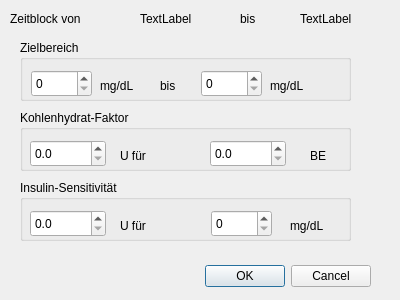
<?xml version="1.0" encoding="UTF-8"?>
<ui version="4.0">
 <class>dlgTimeBlockEdit</class>
 <widget class="QDialog" name="dlgTimeBlockEdit">
  <property name="windowModality">
   <enum>Qt::ApplicationModal</enum>
  </property>
  <property name="geometry">
   <rect>
    <x>0</x>
    <y>0</y>
    <width>400</width>
    <height>300</height>
   </rect>
  </property>
  <property name="windowTitle">
   <string>Dialog</string>
  </property>
  <widget class="QDialogButtonBox" name="buttonBox">
   <property name="geometry">
    <rect>
     <x>30</x>
     <y>260</y>
     <width>341</width>
     <height>32</height>
    </rect>
   </property>
   <property name="orientation">
    <enum>Qt::Horizontal</enum>
   </property>
   <property name="standardButtons">
    <set>QDialogButtonBox::Cancel|QDialogButtonBox::Ok</set>
   </property>
  </widget>
  <widget class="QLabel" name="lblTextFrom">
   <property name="geometry">
    <rect>
     <x>10</x>
     <y>10</y>
     <width>111</width>
     <height>18</height>
    </rect>
   </property>
   <property name="text">
    <string>Zeitblock von</string>
   </property>
  </widget>
  <widget class="QLabel" name="lblTmBlkFrom">
   <property name="geometry">
    <rect>
     <x>140</x>
     <y>10</y>
     <width>74</width>
     <height>18</height>
    </rect>
   </property>
   <property name="text">
    <string>TextLabel</string>
   </property>
  </widget>
  <widget class="QLabel" name="lblTmBlkTo">
   <property name="geometry">
    <rect>
     <x>300</x>
     <y>10</y>
     <width>74</width>
     <height>18</height>
    </rect>
   </property>
   <property name="text">
    <string>TextLabel</string>
   </property>
  </widget>
  <widget class="QGroupBox" name="groupBox">
   <property name="geometry">
    <rect>
     <x>20</x>
     <y>40</y>
     <width>331</width>
     <height>61</height>
    </rect>
   </property>
   <property name="title">
    <string>Zielbereich</string>
   </property>
   <widget class="QSpinBox" name="spnTgtFrom">
    <property name="geometry">
     <rect>
      <x>11</x>
      <y>30</y>
      <width>61</width>
      <height>27</height>
     </rect>
    </property>
    <property name="accelerated">
     <bool>true</bool>
    </property>
    <property name="maximum">
     <number>999</number>
    </property>
   </widget>
   <widget class="QSpinBox" name="spnTgtTo">
    <property name="geometry">
     <rect>
      <x>181</x>
      <y>30</y>
      <width>61</width>
      <height>27</height>
     </rect>
    </property>
    <property name="accelerated">
     <bool>true</bool>
    </property>
    <property name="maximum">
     <number>999</number>
    </property>
   </widget>
   <widget class="QLabel" name="lblTextGlucoUnitsFrom">
    <property name="geometry">
     <rect>
      <x>80</x>
      <y>30</y>
      <width>51</width>
      <height>31</height>
     </rect>
    </property>
    <property name="text">
     <string>mg/dL</string>
    </property>
   </widget>
   <widget class="QLabel" name="lblTextGlucoUnitsTo">
    <property name="geometry">
     <rect>
      <x>250</x>
      <y>30</y>
      <width>51</width>
      <height>31</height>
     </rect>
    </property>
    <property name="text">
     <string>mg/dL</string>
    </property>
   </widget>
   <widget class="QLabel" name="lblTextTo_2">
    <property name="geometry">
     <rect>
      <x>140</x>
      <y>30</y>
      <width>31</width>
      <height>31</height>
     </rect>
    </property>
    <property name="text">
     <string>bis</string>
    </property>
   </widget>
  </widget>
  <widget class="QGroupBox" name="groupBox_2">
   <property name="geometry">
    <rect>
     <x>20</x>
     <y>110</y>
     <width>331</width>
     <height>61</height>
    </rect>
   </property>
   <property name="title">
    <string>Kohlenhydrat-Faktor</string>
   </property>
   <widget class="QDoubleSpinBox" name="spnInsulinUnits">
    <property name="geometry">
     <rect>
      <x>10</x>
      <y>30</y>
      <width>76</width>
      <height>27</height>
     </rect>
    </property>
    <property name="accelerated">
     <bool>true</bool>
    </property>
    <property name="decimals">
     <number>1</number>
    </property>
    <property name="singleStep">
     <double>0.100000000000000</double>
    </property>
   </widget>
   <widget class="QDoubleSpinBox" name="spnBreadUnits">
    <property name="geometry">
     <rect>
      <x>190</x>
      <y>30</y>
      <width>76</width>
      <height>27</height>
     </rect>
    </property>
    <property name="accelerated">
     <bool>true</bool>
    </property>
    <property name="decimals">
     <number>1</number>
    </property>
    <property name="singleStep">
     <double>0.100000000000000</double>
    </property>
   </widget>
   <widget class="QLabel" name="lblTextTo_4">
    <property name="geometry">
     <rect>
      <x>100</x>
      <y>30</y>
      <width>51</width>
      <height>31</height>
     </rect>
    </property>
    <property name="text">
     <string>U für</string>
    </property>
   </widget>
   <widget class="QLabel" name="lblTextBreadUnits">
    <property name="geometry">
     <rect>
      <x>290</x>
      <y>30</y>
      <width>31</width>
      <height>31</height>
     </rect>
    </property>
    <property name="text">
     <string>BE</string>
    </property>
   </widget>
  </widget>
  <widget class="QGroupBox" name="groupBox_3">
   <property name="geometry">
    <rect>
     <x>20</x>
     <y>180</y>
     <width>331</width>
     <height>61</height>
    </rect>
   </property>
   <property name="title">
    <string>Insulin-Sensitivität</string>
   </property>
   <widget class="QDoubleSpinBox" name="spnInsulinUnits_2">
    <property name="geometry">
     <rect>
      <x>10</x>
      <y>30</y>
      <width>76</width>
      <height>27</height>
     </rect>
    </property>
    <property name="accelerated">
     <bool>true</bool>
    </property>
    <property name="decimals">
     <number>1</number>
    </property>
    <property name="singleStep">
     <double>0.100000000000000</double>
    </property>
   </widget>
   <widget class="QLabel" name="lblTextGlucoUnitsSens">
    <property name="geometry">
     <rect>
      <x>270</x>
      <y>30</y>
      <width>51</width>
      <height>31</height>
     </rect>
    </property>
    <property name="text">
     <string>mg/dL</string>
    </property>
   </widget>
   <widget class="QLabel" name="lblTextTo_3">
    <property name="geometry">
     <rect>
      <x>100</x>
      <y>30</y>
      <width>51</width>
      <height>31</height>
     </rect>
    </property>
    <property name="text">
     <string>U für</string>
    </property>
   </widget>
   <widget class="QSpinBox" name="spnGlucoValue">
    <property name="geometry">
     <rect>
      <x>191</x>
      <y>30</y>
      <width>61</width>
      <height>27</height>
     </rect>
    </property>
    <property name="accelerated">
     <bool>true</bool>
    </property>
   </widget>
  </widget>
  <widget class="QLabel" name="lblTextTo">
   <property name="geometry">
    <rect>
     <x>240</x>
     <y>10</y>
     <width>31</width>
     <height>18</height>
    </rect>
   </property>
   <property name="text">
    <string>bis</string>
   </property>
  </widget>
 </widget>
 <resources/>
 <connections>
  <connection>
   <sender>buttonBox</sender>
   <signal>accepted()</signal>
   <receiver>dlgTimeBlockEdit</receiver>
   <slot>accept()</slot>
   <hints>
    <hint type="sourcelabel">
     <x>248</x>
     <y>254</y>
    </hint>
    <hint type="destinationlabel">
     <x>157</x>
     <y>274</y>
    </hint>
   </hints>
  </connection>
  <connection>
   <sender>buttonBox</sender>
   <signal>rejected()</signal>
   <receiver>dlgTimeBlockEdit</receiver>
   <slot>reject()</slot>
   <hints>
    <hint type="sourcelabel">
     <x>316</x>
     <y>260</y>
    </hint>
    <hint type="destinationlabel">
     <x>286</x>
     <y>274</y>
    </hint>
   </hints>
  </connection>
 </connections>
</ui>
